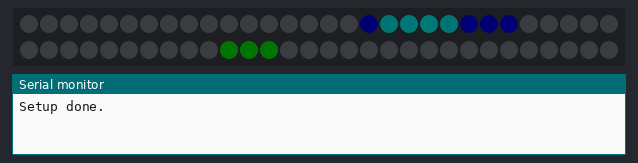
The sketch below on a simulated Arduino Uno, built with avr-gcc and run on an emulated ATmega328P. Parts: 60 RGB LEDs in strip order, left to right, continuing on the next row, the last lines printed to the serial monitor. Dim RGB values are drawn brighter than linear.

Above: at 2.44 s.
At 3.06 s:
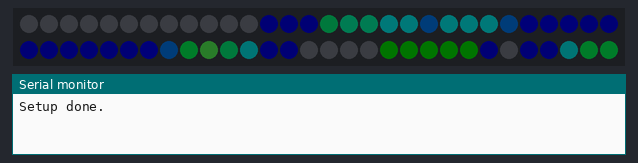
At 3.66 s:
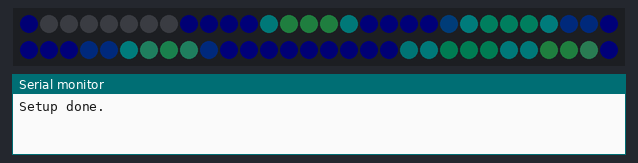
At 12.17 s:
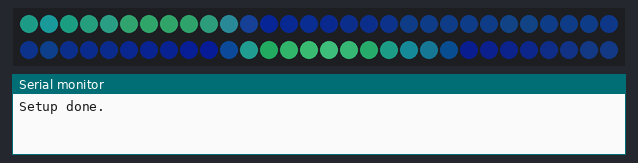
At 21.08 s:
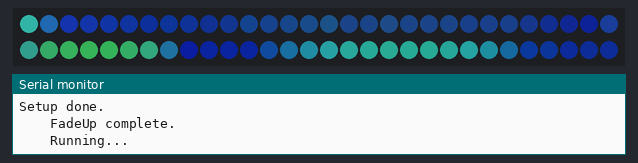
At 39.83 s:
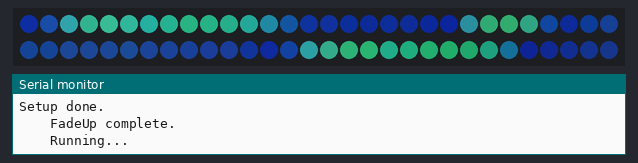

The sketch:

periodic_pacifica.ino
```cpp
//***************************************************************
// This example shows one way to run a pattern for roughly a few
// minutes, every 10 minutes, and then turn it off and wait
// another 10 minutes.  Global brightness was used to fade the
// display in and out to make things a bit smoother.
//
// It is not very time accurate since it uses millis and does
// not account for the fade in/out time.  Use a  RTC (real time
// clock) if accurate and specific clock times are needed, such
// as the DS3231.  https://www.adafruit.com/product/3013
//
// EVERY_N_SECONDS can be replaced with EVERY_N_MINUTES
// or EVERY_N_HOURS as needed for the "wait" and "run" time
// sections.
//
//
// This example runs a slightly modified version of the Pacifica
// pattern by Mark Kriegsman.  Please see original code here:
//  https://github.com/FastLED/FastLED/blob/master/examples/Pacifica/Pacifica.ino
//
//
// Marc Miller, May 2020
//***************************************************************


#include "FastLED.h"
#define LED_TYPE WS2812
#define DATA_PIN 5
#define CLOCK_PIN 13
#define COLOR_ORDER GRB
#define NUM_LEDS 60
CRGB leds[NUM_LEDS];

uint8_t patternState = 1;  // 0=waiting, 1=fadeUp, 2=running, 3=fadeDown
uint8_t brightness = 0;
unsigned long startTime;
unsigned long currentTime;


//---------------------------------------------------------------
void setup() {
  Serial.begin(115200);  // Allows serial monitor output (check baud rate)
  delay(2000); // 2 second delay for boot recovery, and a moment of silence
  FastLED.addLeds<LED_TYPE,DATA_PIN,COLOR_ORDER>(leds, NUM_LEDS)
        .setCorrection( TypicalLEDStrip );
  FastLED.setMaxPowerInVoltsAndMilliamps( 5, 2000);
  FastLED.setBrightness(brightness);
  FastLED.clear();
  FastLED.show();
  Serial.println("Setup done.  \n");
}


//---------------------------------------------------------------
void loop() {

  EVERY_N_MINUTES(10) {
    patternState = 1;  // Time to start running the pattern
    Serial.println("    Time to FadeUp...");
  }

  if (patternState == 1) {
    //fadeIn
    EVERY_N_MILLISECONDS(60) {
      brightness = brightness + 1;
      if (brightness == 255) {
        patternState = 2;  // time to run pattern for a bit
        startTime = millis();
        Serial.println("    FadeUp complete.\n    Running...");
      }
      FastLED.setBrightness(brightness);
    }
  }

  if (patternState == 2) {
    // run the pattern
    // 1 min * 60sec/min * 1000ms/sec = 60000 ms
    const uint32_t runTime = 60000;  // number of ms to run pattern
    currentTime = millis();
    if ( (currentTime - startTime) > runTime ) {
      patternState = 3;  // time to fade out
      Serial.println("    Time to FadeDown...");
    }
  }

  if (patternState == 3) {
    // fadeOut
    EVERY_N_MILLISECONDS(120) {
      brightness = brightness - 1;
      if (brightness == 0) {
        Serial.println("    FadeDown complete.\n  Waiting...");
        patternState = 0;  // back to waiting state
        FastLED.clear();
        FastLED.show();
      }
      FastLED.setBrightness(brightness);
    }
  }

  if (patternState > 0) {
    // run the pattern
    EVERY_N_MILLISECONDS( 20) {
      pacifica_loop();
      FastLED.show();
    }
  }

  EVERY_N_MINUTES(1) {
    if (patternState == 0) {
      Serial.println("  Waiting...");
    }
  }

} //end_main_loop


//---------------------------------------------------------------
// Please see original Pacifica code by Mark Kriegsman here:
//  https://github.com/FastLED/FastLED/blob/master/examples/Pacifica/Pacifica.ino

CRGBPalette16 pacifica_palette_1 =
    { 0x000507, 0x000409, 0x00030B, 0x00030D, 0x000210, 0x000212, 0x000114, 0x000117,
      0x000019, 0x00001C, 0x000026, 0x000031, 0x00003B, 0x000046, 0x14554B, 0x28AA50 };
CRGBPalette16 pacifica_palette_2 =
    { 0x000507, 0x000409, 0x00030B, 0x00030D, 0x000210, 0x000212, 0x000114, 0x000117,
      0x000019, 0x00001C, 0x000026, 0x000031, 0x00003B, 0x000046, 0x0C5F52, 0x19BE5F };
CRGBPalette16 pacifica_palette_3 =
    { 0x000208, 0x00030E, 0x000514, 0x00061A, 0x000820, 0x000927, 0x000B2D, 0x000C33,
      0x000E39, 0x001040, 0x001450, 0x001860, 0x001C70, 0x002080, 0x1040BF, 0x2060FF };

void pacifica_loop()
{
  // Increment the four "color index start" counters, one for each wave layer.
  // Each is incremented at a different speed, and the speeds vary over time.
  static uint16_t sCIStart1, sCIStart2, sCIStart3, sCIStart4;
  static uint32_t sLastms = 0;
  uint32_t ms = GET_MILLIS();
  uint32_t deltams = ms - sLastms;
  sLastms = ms;
  uint16_t speedfactor1 = beatsin16(3, 179, 269);
  uint16_t speedfactor2 = beatsin16(4, 179, 269);
  uint32_t deltams1 = (deltams * speedfactor1) / 256;
  uint32_t deltams2 = (deltams * speedfactor2) / 256;
  uint32_t deltams21 = (deltams1 + deltams2) / 2;
  sCIStart1 += (deltams1 * beatsin88(1011,10,13));
  sCIStart2 -= (deltams21 * beatsin88(777,8,11));
  sCIStart3 -= (deltams1 * beatsin88(501,5,7));
  sCIStart4 -= (deltams2 * beatsin88(257,4,6));

  // Clear out the LED array to a dim background blue-green
  fill_solid( leds, NUM_LEDS, CRGB( 2, 6, 10));

  // Render each of four layers, with different scales and speeds, that vary over time
  pacifica_one_layer( pacifica_palette_1, sCIStart1, beatsin16( 3, 11 * 256, 14 * 256), beatsin8( 10, 70, 130), 0-beat16( 301) );
  pacifica_one_layer( pacifica_palette_2, sCIStart2, beatsin16( 4,  6 * 256,  9 * 256), beatsin8( 17, 40,  80), beat16( 401) );
  pacifica_one_layer( pacifica_palette_3, sCIStart3, 6 * 256, beatsin8( 9, 10,38), 0-beat16(503));
  pacifica_one_layer( pacifica_palette_3, sCIStart4, 5 * 256, beatsin8( 8, 10,28), beat16(601));

  // Add brighter 'whitecaps' where the waves lines up more
  pacifica_add_whitecaps();

  // Deepen the blues and greens a bit
  pacifica_deepen_colors();
}

// Add one layer of waves into the led array
void pacifica_one_layer( CRGBPalette16& p, uint16_t cistart, uint16_t wavescale, uint8_t bri, uint16_t ioff)
{
  uint16_t ci = cistart;
  uint16_t waveangle = ioff;
  uint16_t wavescale_half = (wavescale / 2) + 20;
  for( uint16_t i = 0; i < NUM_LEDS; i++) {
    waveangle += 250;
    uint16_t s16 = sin16( waveangle ) + 32768;
    uint16_t cs = scale16( s16 , wavescale_half ) + wavescale_half;
    ci += cs;
    uint16_t sindex16 = sin16( ci) + 32768;
    uint8_t sindex8 = scale16( sindex16, 240);
    CRGB c = ColorFromPalette( p, sindex8, bri, LINEARBLEND);
    leds[i] += c;
  }
}

// Add extra 'white' to areas where the four layers of light have lined up brightly
void pacifica_add_whitecaps()
{
  uint8_t basethreshold = beatsin8( 9, 55, 65);
  uint8_t wave = beat8( 7 );

  for( uint16_t i = 0; i < NUM_LEDS; i++) {
    uint8_t threshold = scale8( sin8( wave), 20) + basethreshold;
    wave += 7;
    uint8_t l = leds[i].getAverageLight();
    if( l > threshold) {
      uint8_t overage = l - threshold;
      uint8_t overage2 = qadd8( overage, overage);
      leds[i] += CRGB( overage, overage2, qadd8( overage2, overage2));
    }
  }
}

// Deepen the blues and greens
void pacifica_deepen_colors()
{
  for( uint16_t i = 0; i < NUM_LEDS; i++) {
    leds[i].blue = scale8( leds[i].blue,  145);
    leds[i].green= scale8( leds[i].green, 200);
    leds[i] |= CRGB( 2, 5, 7);
  }
}
```
